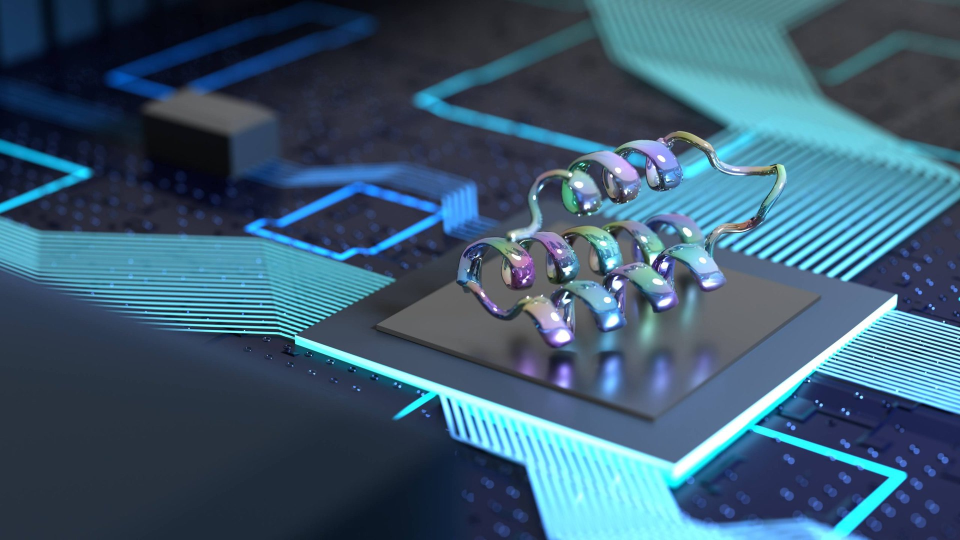
#> input picture images/hero.jpg, 1920 x 1080 px (shown at 1/2 size)
$ python -i make_thumbs.py   (imports and definitions only)
#> lines starting #> are read from the running program, lines starting #| are printed output that depends on the picture
"""Generate the square cover thumbnails used by the post list.

For every content/posts/*.md the source is the front matter ``cover:`` path when
it is set, otherwise the first image in the body. Output goes to
images/thumbs/<slug>.jpg as a 320x320 centre crop, so the index and tag pages
never load a full-size figure.

Usage:  python make_thumbs.py
"""

from __future__ import annotations

from pathlib import Path

from PIL import Image

ROOT = Path(__file__).resolve().parent
POSTS = ROOT / "content" / "posts"
THUMBS = ROOT / "images" / "thumbs"
SIZE = 320
QUALITY = 82


def split_front_matter(text: str) -> tuple[dict, str]:
    if not text.startswith("---"):
        return {}, text
    parts = text.split("---", 2)
    if len(parts) < 3:
        return {}, text
    meta: dict[str, str] = {}
    for line in parts[1].strip().splitlines():
        if ":" in line:
            key, value = line.split(":", 1)
            meta[key.strip()] = value.strip().strip('"')
    return meta, parts[2]


def first_image(body: str) -> str:
    """Return the path of the first markdown image in the body."""
    for line in body.splitlines():
        line = line.strip()
        if line.startswith("!["):
            open_at = line.find("](")
            close_at = line.find(")", open_at + 2)
            if open_at != -1 and close_at != -1:
                return line[open_at + 2 : close_at]
    return ""


def centre_square(path: Path) -> Image.Image:
#> called with path = 'images/hero.jpg'
    image = Image.open(path).convert("RGB")
#> image is the input picture: PIL image 1920x1080 RGB; mean R, G, B 61.1, 91.3, 112.6
    width, height = image.size
#> width = 1920; height = 1080
    side = min(width, height)
#> side = 1080
    left = (width - side) // 2
#> left = 420
    top = (height - side) // 2
#> top = 0
    return image.crop((left, top, left + side, top + side)).resize((SIZE, SIZE), Image.LANCZOS)
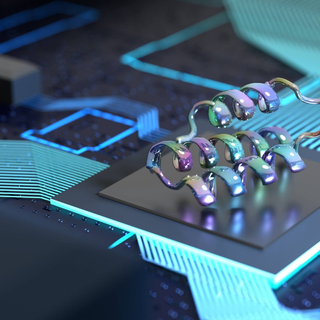
#> returned value: PIL image 320x320 RGB; mean R, G, B 66, 95.4, 115.9


def main() -> None:
    THUMBS.mkdir(parents=True, exist_ok=True)
    for markdown in sorted(POSTS.glob("*.md")):
        meta, body = split_front_matter(markdown.read_text(encoding="utf-8"))
        source = meta.get("cover") or first_image(body)
        if not source:
            print(f"{markdown.stem}: no cover source")
            continue
        path = ROOT / source
        if not path.exists():
            print(f"{markdown.stem}: {source} missing")
            continue
        out = THUMBS / f"{markdown.stem}.jpg"
        centre_square(path).save(out, quality=QUALITY, optimize=True)
        print(f"{markdown.stem}: {source} -> thumbs/{out.name} ({out.stat().st_size // 1024} KB)")


# [2 lines not run here, left out]

>>> result = centre_square('images/hero.jpg')
